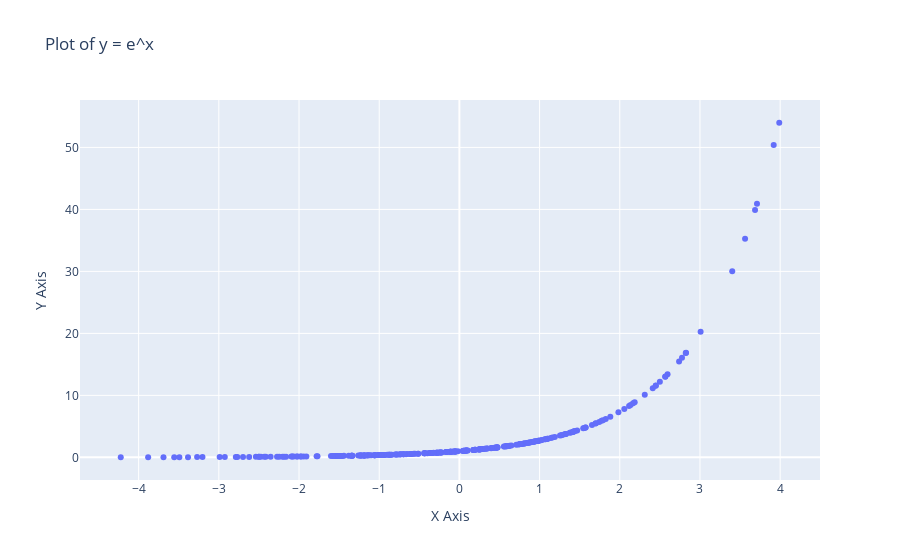

Write notebook code for a chart like this one.
### Code cell
x = z_f_values.flatten()
y = np.exp(x)
fig = go.Figure()
fig.add_trace(go.Scatter(x=x, y=y, mode='markers', name='Data Points'))
fig.update_layout(title='Plot of y = e^x', xaxis_title='X Axis', yaxis_title='Y Axis')
fig.show()

### Figure 1 — Plotly figure (JSON) as saved in the notebook; plotly's stock layout.template omitted (floating-point values rounded to 4 significant figures; data arrays with more than 128 entries replaced by an {"elided": "..."} marker saying what was removed)
{"data": [{"mode": "markers", "name": "Data Points", "type": "scatter", "x": {"elided": "289 float values"}, "y": {"elided": "289 float values"}}], "layout": {"title": {"text": "Plot of y = e^x"}, "xaxis": {"title": {"text": "X Axis"}}, "yaxis": {"title": {"text": "Y Axis"}}}}
